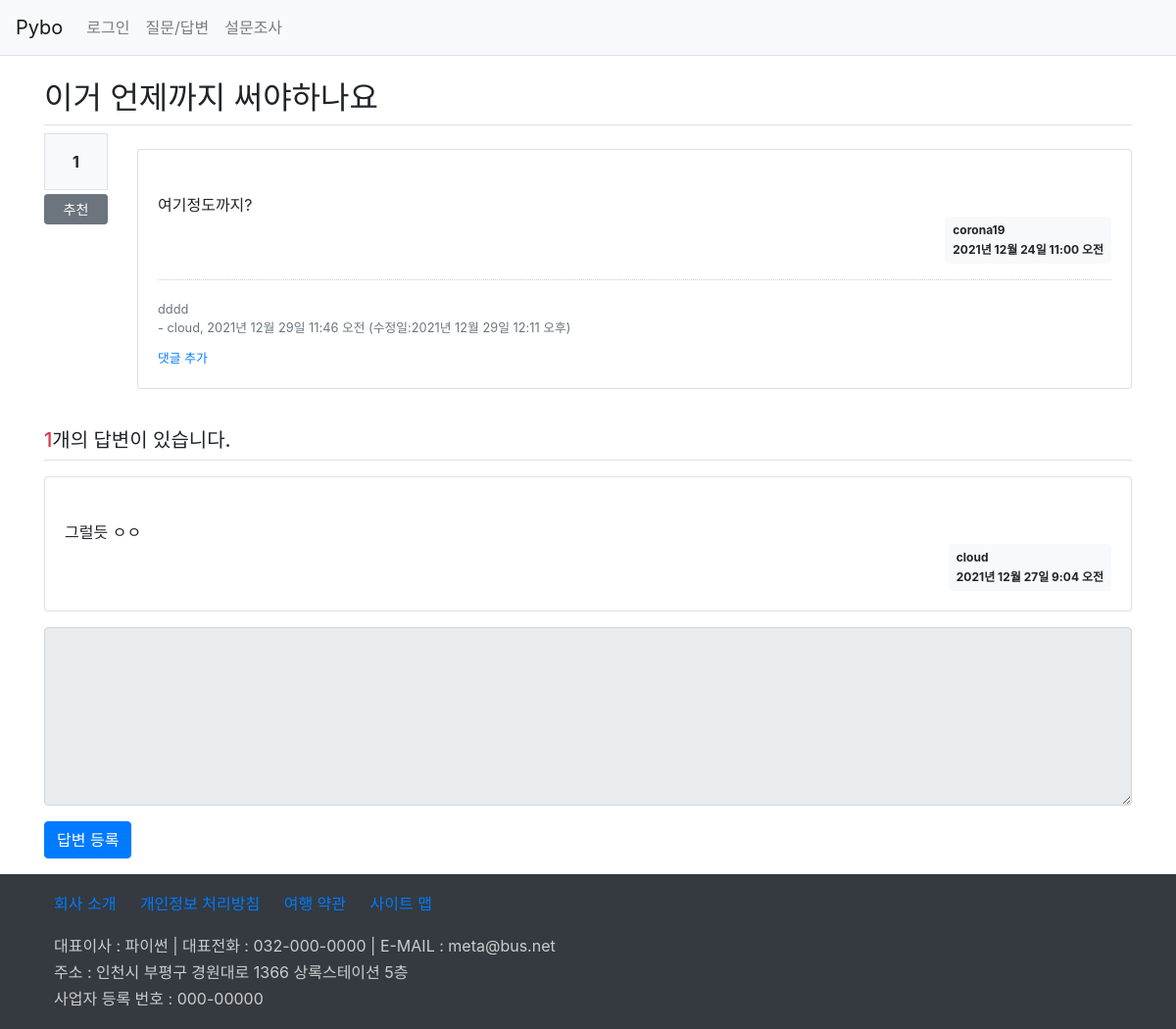
Before: /board/28/ with the older database file.
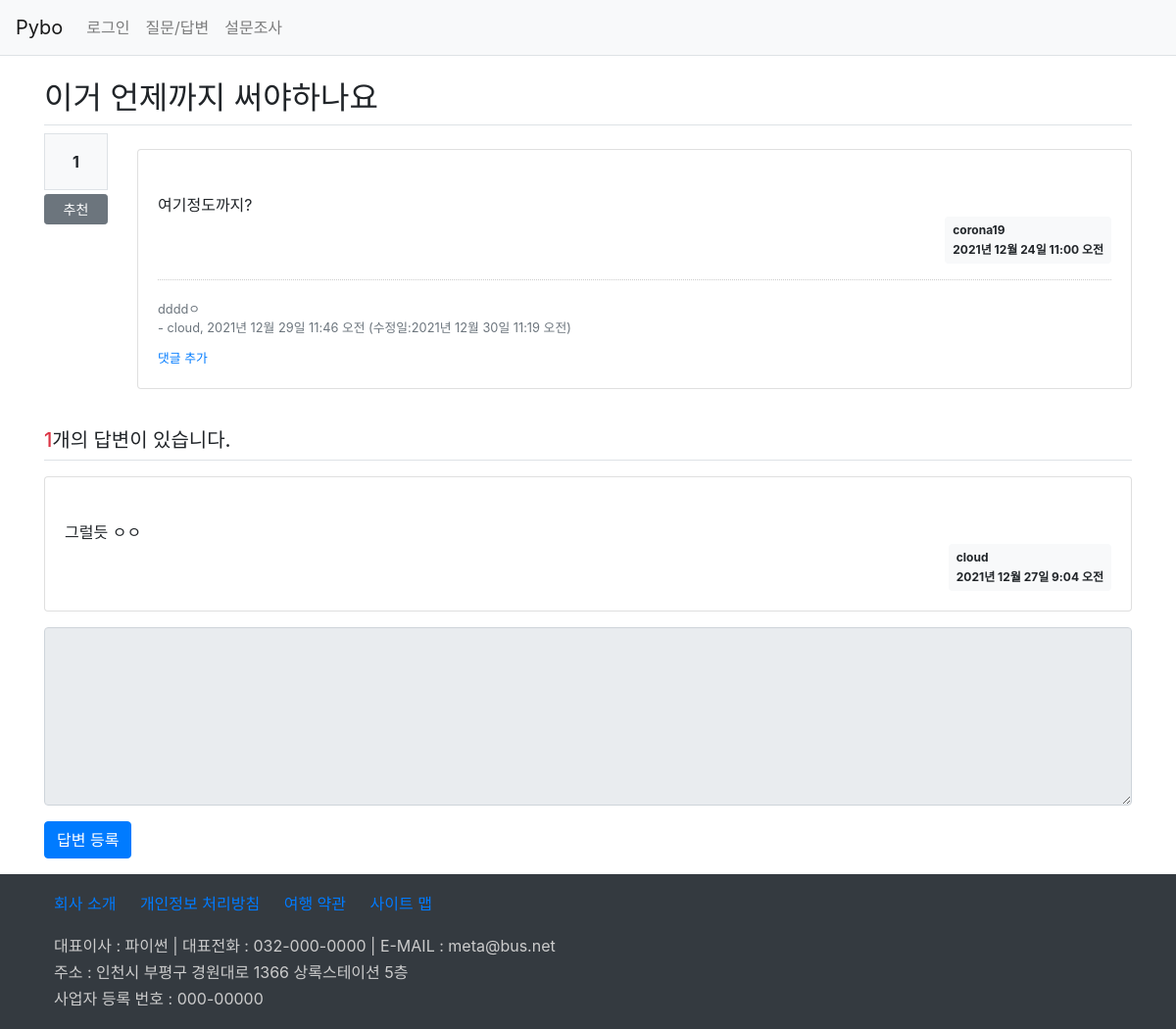
After: the same page with the newer database file.
### board/models.py (models this page shows)
class Comment(models.Model):
    author = models.ForeignKey(User, on_delete=models.CASCADE)  # 댓글 글쓴이
    content = models.TextField()  # 댓글 내용
    create_date = models.DateTimeField()  # 작성일
    modify_date = models.DateTimeField(null=True, blank=True)
    question = models.ForeignKey(Question, null=True, blank=True,
                                 on_delete=models.CASCADE)
    Answer = models.ForeignKey(Answer, null=True, blank=True,
                               on_delete=models.CASCADE)

### board/views/base_views.py (the view)
# urls.py: path('<int:question_id>/', base_views.detail, name='detail'),
def detail(request, question_id):
    question = get_object_or_404(Question, pk=question_id)
    return render(request, 'board/detail.html', {'question': question})

### templates/board/detail.html (shortened to what this page needs)
{% extends 'base.html' %}
{% block content %}
<div class="container my-3">
    <h2 class="border-bottom py-2">{{ question.subject }}</h2>
    <div class="row">
        <div class="col-1">
            <div class="bg-light text-center border font-weight-bolder p-3">
                {{ question.voter.count }}
            </div>
            <a href="#" data-uri="{% url 'board:vote_question' question.id %}"
               class="recommend btn btn-sm btn-secondary btn-block my-1">추천</a>
        </div>
        <div class="col-11">
            <div class="card my-3">
                <div class="card-body">
                    <div class="card-text" style="white-space:pre-line">
                        {{ question.content }}
                    </div>
                    <div class="d-flex justify-content-end">
                        <div class="badge badge-light text-left p-2">
                            <div class="mb-2">{{ question.author }}</div>
                            <div>{{ question.create_date }}</div>
                        </div>
                    </div>
                    <div class="mt-3">
                        {% for comment in question.comment_set.all %}
                        <div class="comment my-2 text-muted">
                            <span style="white-space:pre-line">
                                {{ comment.content }}
                            </span>
                            <span>
                                - {{ comment.author }}, {{ comment.create_date }}
                                {% if comment.modify_date %}
                                    (수정일:{{ comment.modify_date }})
                                {% endif %}
                            </span>
                        </div>
                        {% endfor %}
                    </div>
                    <div>
                        <a href="{% url 'board:comment_create_question' question.id %}"
                           class="small">댓글 추가</a>
                    </div>
                </div>
            </div>
        </div>
    </div>
    <h5 class="border-bottom my-3 py-2">
        <span class="text-danger">{{ question.answer_set.count }}</span>개의 답변이 있습니다.
    </h5>
    {% for answer in question.answer_set.all %}
    <div class="card my-3">
        <div class="card-body">
            <div class="card-text" style="white-space:pre-line">
                {{ answer.content }}
            </div>
            <div class="d-flex justify-content-end">
                <div class="badge badge-light text-left p-2">
                    <div class="mb-2">{{ answer.author }}</div>
                    <div>{{ answer.create_date }}</div>
                </div>
            </div>
        </div>
    </div>
    {% endfor %}
    <form action="{% url 'board:answer_create' question.id %}" method="post">
        <div class="form-group">
            <textarea name="content" rows="7" cols="50" class="form-control"
                {% if not user.is_authenticated %}
                    disabled
                {% endif %}></textarea>
        </div>
        <input type="submit" value="답변 등록" class="btn btn-primary">
    </form>
</div>
{% endblock %}

Changed rows visible on the page:
changed Comment "2021년 12월 29일 11:46 오전": content "dddd" → "ddddㅇ"; modify_date "2021년 12월 29일 12:11 오후" → "2021년 12월 30일 11:19 오전"
